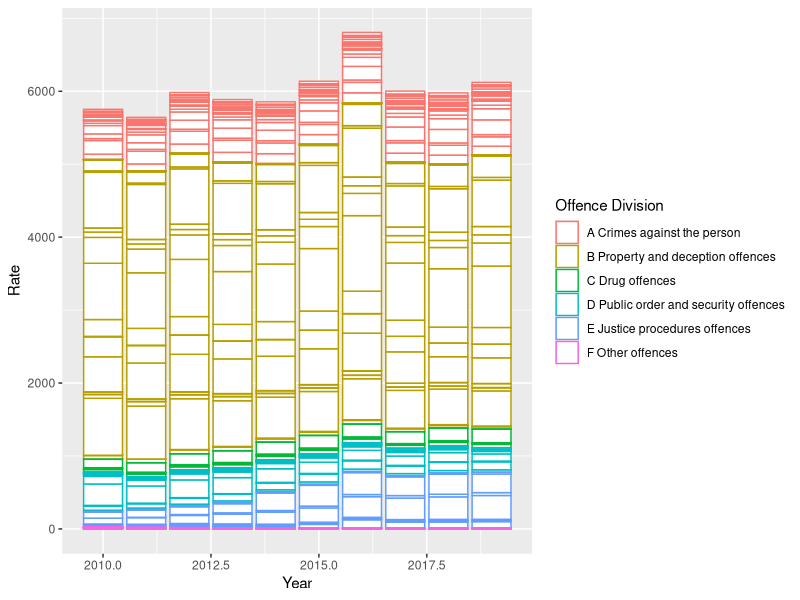
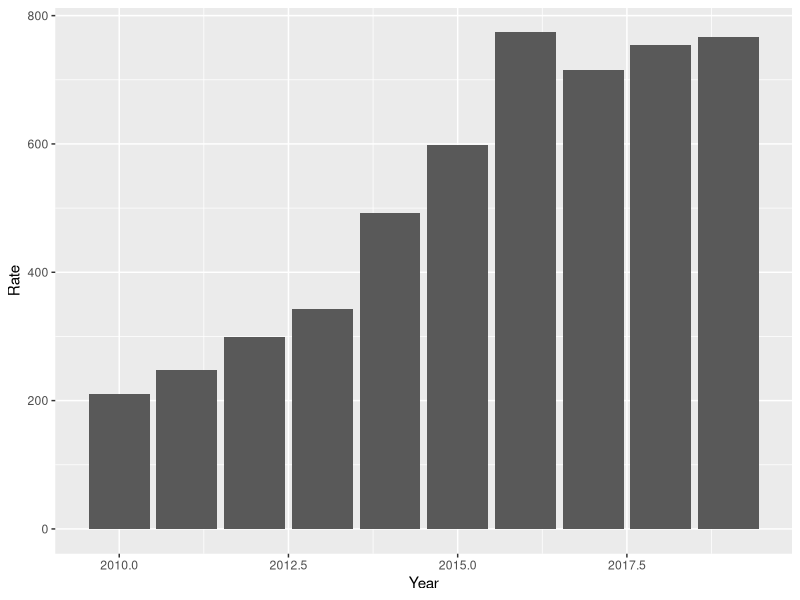

Write R code to recreate these figures, in order.
## ---- chunk 1
library(tidyverse)
library(readr)
library(lubridate)
## ---- chunk 2
crime <- read_csv(here::here("data/Data_Tables_Criminal_Incidents_Visualisation_Year_Ending_December_2019.csv"))
## ---- chunk 3
time <- c("2010":"2019")
## ---- chunk 4
crime_c <- crime %>%
  filter(Year %in% time)%>%
  group_by(Year, `Offence Division`) %>%
  rename(Rate = `Rate per 100,000 population`)
## ---- chunk 5
crime_c %>%
  ggplot(aes(x = Year,
            y = Rate,
            group = `Offence Division`,
            )) +
  geom_col(aes(color = `Offence Division`), fill = "white")
## ---- chunk 6
crime_E <- crime_c %>%
  filter(`Offence Division` == "E Justice procedures offences")
## ---- chunk 7
crime_E %>%
  ggplot(aes(x = Year,
             y = Rate)) +
  geom_col()
